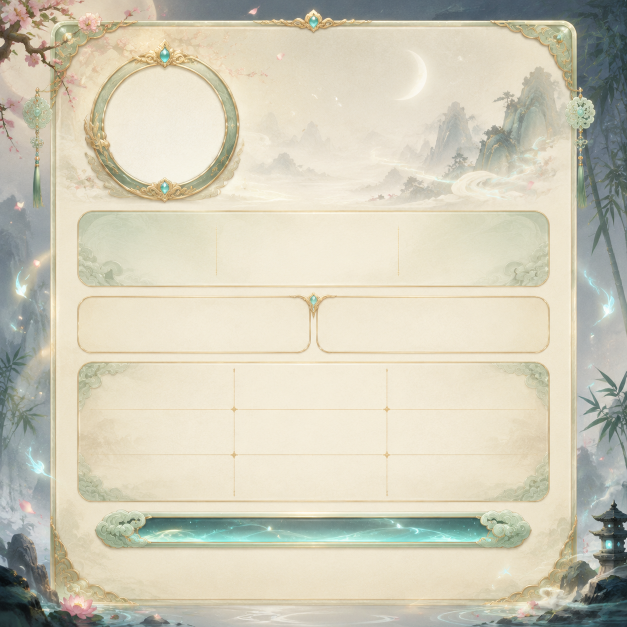
#> input picture assets/panel_backgrounds/signin_background.png, 1254 x 1254 px, found by its file name (shown at 1/2 size)
$ python build_signin_ui_sprite.py
#> lines starting #> are read from the running program, lines starting #| are printed output that depends on the picture
from __future__ import annotations

import json
import math
from dataclasses import dataclass
from pathlib import Path
from typing import Literal

from PIL import Image, ImageChops, ImageDraw, ImageFilter, ImageFont


ROOT = Path(__file__).resolve().parents[1]
PKG_NAME = "nonebot_plugin_xiuxian_signin"
BG_PATH = ROOT / PKG_NAME / "assets" / "panel_backgrounds" / "signin_background.png"
FONT_PATH = ROOT / PKG_NAME / "assets" / "fonts" / "HarmonyOS_Sans_SC.ttf"
OUT_ROOT = ROOT / PKG_NAME / "assets" / "ui_sprite" / "signin" / "output"
BUILD_ROOT = ROOT / "build" / "ui_sprite" / "signin"
SPEC_DIR = BUILD_ROOT / "spec"
SHEET_DIR = BUILD_ROOT / "spritesheet"
SPRITES_DIR = OUT_ROOT / "sprites"
HTML_DIR = BUILD_ROOT / "html"

OLD_AVATAR_PATH = Path(
    r"C:\Users\hszxjs\Desktop\b_6fd0a2b19991d594c05b91942159b137.jpg"
)

CANVAS_W = 1536
MARGIN = 24

TEXT = {
    "title": "\u4eca\u65e5\u5df2\u5b8c\u6210\u7b7e\u5230",
    "name": "\u843d\u96e8\u30fb\u4e71\u5fc3\u601d",
    "hint": "\u5bbf\u4e3b\u4eca\u65e5\u6c14\u606f\u7a33\u5b9a\uff0c\u65e0\u9700\u91cd\u590d\u95ed\u5173",
    "root_label": "\u7075\u6839",
    "root_value": "\u53d8\u5f02\u7075\u6839\n\u6781\u54c1\u96f7\u7075\u6839\n\u7531\u706b+\u6c34\u5148\u5929\u5f02\u53d8",
    "purity_label": "\u7075\u6839\u7cbe\u7eaf\u5ea6",
    "purity_value": "\u96f796% / \u706b96% / \u6c3496%\n\u540e\u5929\uff1a\u91d188% / \u672891% / \u571f91%",
    "realm_label": "\u5f53\u524d\u5883\u754c",
    "realm_value": "\u70bc\u865a\u671f\u5dc5\u5cf0",
    "sign_label": "\u7b7e\u5230\u6b21\u6570",
    "sign_value": "6 \u6b21",
    "total_label": "\u7d2f\u8ba1\u4fee\u4e3a",
    "total_value": "9068 \u70b9",
    "progress_label": "\u7ecf\u9a8c\u8fdb\u5ea6",
    "progress_value": "4406/4736",
    "footer": "\u660e\u65e5\u518d\u6765\uff0c\u7075\u6c14\u81ea\u4f1a\u79ef\u84c4",
}

GRID_ITEMS = [
    ("\u7075\u5668", "[\u5929\u9636\u6781\u54c1\u7075\u5668 星阙断岳剑]"),
    ("\u529f\u6cd5", "[\u5929\u9636\u4e0a\u54c1\u529f\u6cd5 \u79bb\u706b\u70bc\u754c\u7bc7]"),
    ("\u9635\u76d8", "[\u7384\u9636\u6781\u54c1\u9635\u76d8 \u5c0f\u4e94\u884c\u805a\u7075\u76d8]"),
    ("\u9635\u6cd5\u719f\u7ec3", "\u719f\u7ec3\u5ea6 640/900 \u30fb 7.4x"),
    ("\u5883\u754c\u54c1\u76f8", "\u6d1e\u865a\u9053\u4f53"),
    ("\u6218\u6597\u5c5e\u6027", "\u6218\u529b93438 / \u7075\u529b10230"),
    ("\u8def\u7ebf", "\u70bc\u4e39\u5e08"),
    ("\u8eab\u4efd\u4ee4\u724c", "\u5929\u673a\u9601\u5f1f\u5b50"),
    ("\u540e\u5929\u7075\u6839", "\u91d1\u7075\u6839 / +2\u6761"),
]


MaskKind = Literal["none", "rounded", "portrait_overlay", "pill", "ornament"]


@dataclass(frozen=True)
class Component:
    id: str
    role: str
    description: str
    crop: tuple[int, int, int, int]
    center: str
    mask: MaskKind = "none"
    radius: int = 0
    decorations: tuple[str, ...] = ()

    @property
    def width(self) -> int:
        return self.crop[2] - self.crop[0]

    @property
    def height(self) -> int:
        return self.crop[3] - self.crop[1]


COMPONENTS = [
    Component(
        "signin_background_base",
        "panel_frame",
        "Full square immortal-cultivation sign-in panel background with landscape, jade-gold frame, built-in rounded sections, and bottom progress trough.",
        (0, 0, 1254, 1254),
        "filled",
    ),
    Component(
        "portrait_frame_overlay",
        "portrait_frame",
        "Circular jade and gold avatar frame with top and bottom turquoise gems, exported as a transparent overlay so the avatar can sit below the ornaments.",
        (145, 55, 515, 430),
        "hollow",
        "portrait_overlay",
        decorations=("top turquoise gem", "bottom turquoise gem", "gold leaf ornaments"),
    ),
    Component(
        "upper_landscape_panel",
        "panel_frame",
        "Top rounded landscape panel with pale parchment fill, gold trim, jade corner ornaments, and central mountain scenery.",
        (95, 42, 1158, 405),
        "filled",
        "rounded",
        48,
        ("top center turquoise gem", "corner jade ornaments"),
    ),
    Component(
        "wide_spirit_panel",
        "panel_frame",
        "Wide rounded jade-tinted information panel with soft green corners and thin gold inner dividers.",
        (154, 421, 1102, 576),
        "filled",
        "rounded",
        28,
    ),
    Component(
        "left_stat_panel",
        "slot_square",
        "Left rounded parchment statistic panel with pale gold border.",
        (154, 591, 625, 709),
        "filled",
        "rounded",
        22,
    ),
    Component(
        "right_stat_panel",
        "slot_square",
        "Right rounded parchment statistic panel with pale gold border.",
        (630, 591, 1104, 709),
        "filled",
        "rounded",
        22,
    ),
    Component(
        "nine_grid_panel",
        "panel_frame",
        "Large rounded nine-cell parchment information grid with delicate jade corner decoration and thin gold dividers.",
        (154, 724, 1104, 1006),
        "filled",
        "rounded",
        25,
    ),
    Component(
        "experience_trough",
        "bar_track",
        "Long turquoise jade progress trough with cloud caps at both ends and glowing water texture in the center.",
        (188, 1018, 1065, 1095),
        "filled",
        "pill",
        38,
        ("left cloud cap", "right cloud cap"),
    ),
    Component(
        "left_hanging_jade",
        "decoration",
        "Left hanging jade pendant with gold chains and green tassel.",
        (41, 154, 134, 418),
        "filled",
        "ornament",
        0,
        ("jade pendant", "green tassel"),
    ),
    Component(
        "right_hanging_jade",
        "decoration",
        "Right hanging jade pendant with gold chains and green tassel.",
        (1121, 154, 1215, 419),
        "filled",
        "ornament",
        0,
        ("jade pendant", "green tassel"),
    ),
]


def ensure_dirs() -> None:
    for path in (SPEC_DIR, SHEET_DIR, SPRITES_DIR, HTML_DIR):
        path.mkdir(parents=True, exist_ok=True)


def font(size: int) -> ImageFont.FreeTypeFont:
    return ImageFont.truetype(str(FONT_PATH), size)


def rounded_mask(size: tuple[int, int], radius: int) -> Image.Image:
    mask = Image.new("L", size, 0)
    draw = ImageDraw.Draw(mask)
    draw.rounded_rectangle((0, 0, size[0] - 1, size[1] - 1), radius=radius, fill=255)
    return mask.filter(ImageFilter.GaussianBlur(0.3))


def pill_mask(size: tuple[int, int]) -> Image.Image:
    return rounded_mask(size, size[1] // 2)


def portrait_overlay_mask(size: tuple[int, int]) -> Image.Image:
    w, h = size
    mask = Image.new("L", size, 0)
    draw = ImageDraw.Draw(mask)

    # Keep only the circular frame ring; the avatar must remain unobstructed.
    outer = (12, 14, 357, 370)
    inner = (64, 79, 305, 315)
    draw.ellipse(outer, fill=255)
    draw.ellipse(inner, fill=0)

    return mask.filter(ImageFilter.GaussianBlur(0.6))


def ornament_mask(crop: Image.Image) -> Image.Image:
    rgb = crop.convert("RGB")
    pixels = rgb.load()
    mask = Image.new("L", crop.size, 0)
    out = mask.load()
    w, h = crop.size
    for y in range(h):
        for x in range(w):
            r, g, b = pixels[x, y]
            # Preserve saturated jade/gold ornaments and tassels, drop pale background.
            colorful = max(r, g, b) - min(r, g, b)
            darker = r < 228 or g < 228 or b < 214
            if colorful > 18 and darker:
                out[x, y] = 255
    return mask.filter(ImageFilter.GaussianBlur(0.8))


def apply_component_mask(crop: Image.Image, component: Component) -> Image.Image:
    crop = crop.convert("RGBA")
    if component.mask == "none":
        return crop
    if component.mask == "rounded":
        mask = rounded_mask(crop.size, component.radius)
    elif component.mask == "pill":
        mask = pill_mask(crop.size)
    elif component.mask == "portrait_overlay":
        mask = portrait_overlay_mask(crop.size)
    elif component.mask == "ornament":
        mask = ornament_mask(crop)
    else:
        raise ValueError(f"Unknown mask kind: {component.mask}")
    crop.putalpha(mask)
    return crop


def pack_components(bg: Image.Image) -> tuple[Image.Image, list[dict[str, object]]]:
    x = 0
    y = 0
    row_h = 0
    placements: list[tuple[Component, Image.Image, int, int]] = []

    for component in COMPONENTS:
        crop = bg.crop(component.crop)
        sprite = apply_component_mask(crop, component)
        if x and x + sprite.width > CANVAS_W:
            x = 0
            y += row_h + MARGIN
            row_h = 0
        placements.append((component, sprite, x, y))
        x += sprite.width + MARGIN
        row_h = max(row_h, sprite.height)
#> this loop made 10 passes
#> pass 2, in pack_components, `crop = bg.crop(component.crop)`:
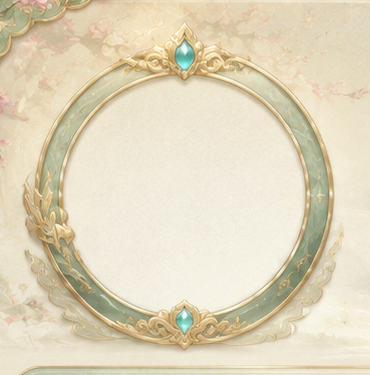
#> crop: PIL image 370x375 RGBA; mean R, G, B, A 224.3, 214.1, 188.2, 255
#> pass 2, in apply_component_mask (call 2), `mask = portrait_overlay_mask(crop.size)`:
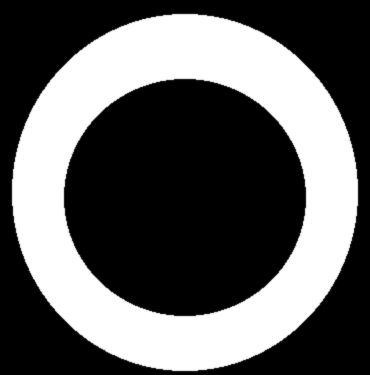
#> mask: PIL image 370x375 L; min 0, max 255, mean 95.5
#> pass 2, in pack_components, `sprite = apply_component_mask(crop, component)`:
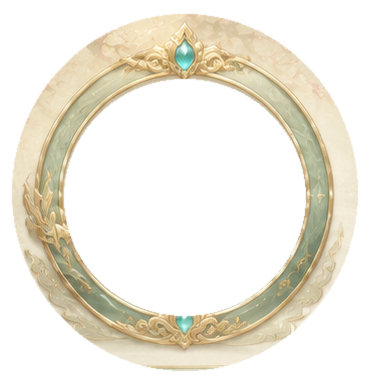
#> sprite: PIL image 370x375 RGBA; mean R, G, B, A 224.3, 214.1, 188.2, 95.5; transparent parts drawn white
#> after the loop:
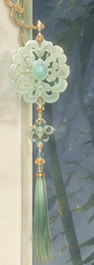
#> crop: PIL image 94x265 RGBA; mean R, G, B, A 149, 155, 143.7, 255
#> after the loop, placements = 10 items; row_h = 265; x = 1136; y = 2162

    sheet_h = y + row_h
#> sheet_h = 2427
#> (the rest of the program and of its run is left out)
